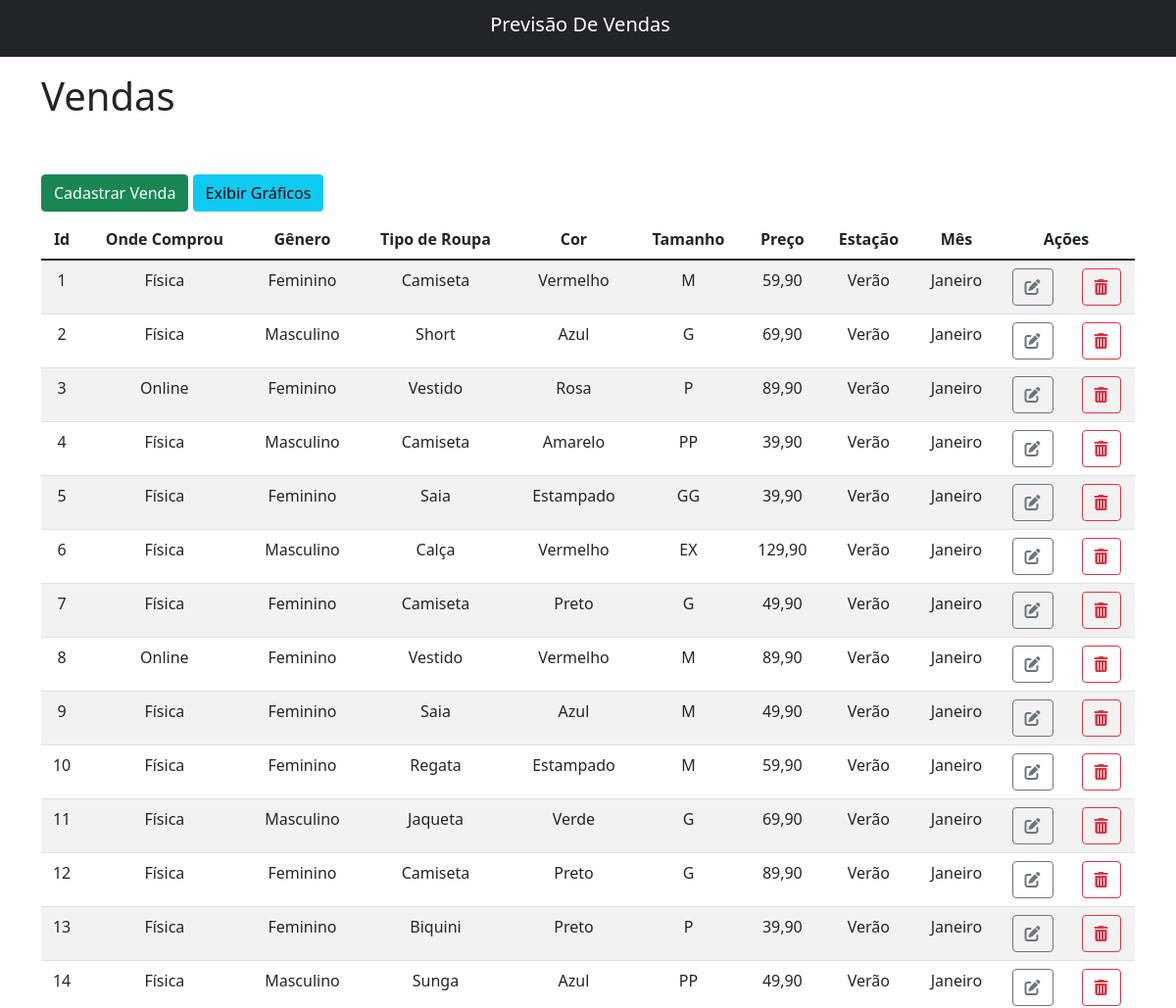
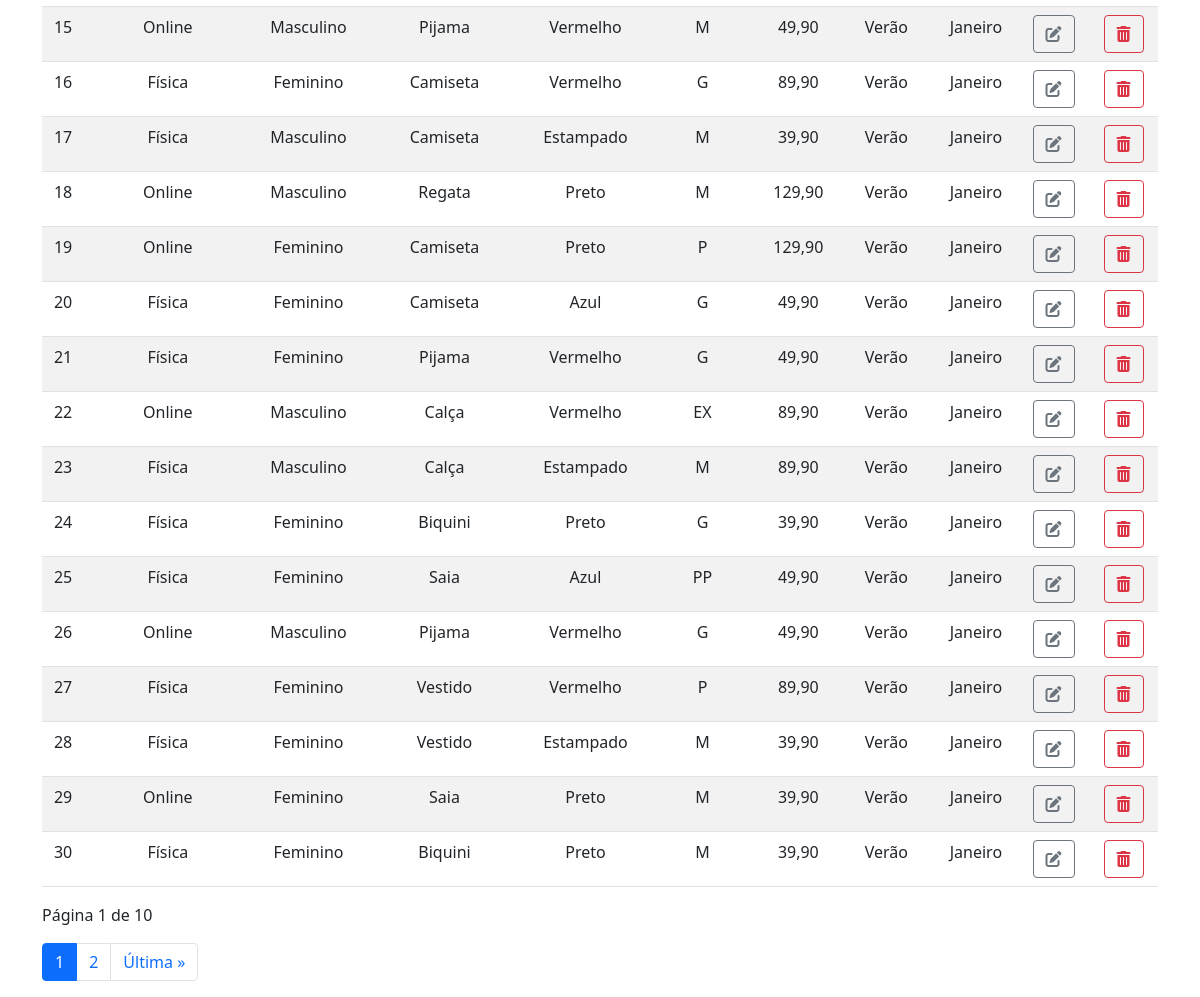
The page / on the database its author committed (2 pictures, top to bottom).
### vendas/models.py (models this page shows)
class Venda(models.Model):
    onde_comprou = models.CharField(verbose_name='Onde Comprou', max_length=20)
    genero = models.CharField(verbose_name='Gênero', max_length=20)
    tipo_roupa = models.CharField(verbose_name='Tipo de Roupa', max_length=40)
    cor = models.CharField(verbose_name='Cor', max_length=40)
    tamanho = models.CharField(verbose_name='Tamanho', max_length=10)
    preco = models.FloatField(verbose_name='Preço')
    estacao = models.CharField(verbose_name='Estação', max_length=10)
    mes = models.CharField(verbose_name='Mês', max_length=15)

### vendas/views.py (the view)
# urls.py: path('', views.index, name='vendas_index'),
def index(request):
    vendas = Venda.objects.values()
    paginator = Paginator(vendas, 30)
    page_number = request.GET.get('page')
    page_obj = paginator.get_page(page_number)
    return render(
        request,
        'vendas/index.html',
        {'vendas': page_obj}
    )

### vendas/templates/vendas/index.html (shortened to what this page needs)
{% extends 'base.html' %}
{% load static %}
{% block 'content' %}
    <div class="container">
        <h1>Vendas</h1>
        <a href="{% url 'vendas:vendas_create' %}" class="btn btn-success mt-5 mb-2">Cadastrar Venda</a>
        <a href="{% url 'vendas:vendas_charts' %}" class="btn btn-info mt-5 mb-2">Exibir Gráficos</a>
        <table class="table table-striped table-hover text-center">
            <thead>
                <tr>
                    <th>Id</th>
                    <th>Onde Comprou</th>
                    <th>Gênero</th>
                    <th>Tipo de Roupa</th>
                    <th>Cor</th>
                    <th>Tamanho</th>
                    <th>Preço</th>
                    <th>Estação</th>
                    <th>Mês</th>
                    <th colspan="2">Ações</th>
                </tr>
            </thead>
            <tbody>
                {% for venda in vendas %}
                    <tr>
                        <td>{{ venda.id }}</td>
                        <td>{{ venda.onde_comprou }}</td>
                        <td>{{ venda.genero }}</td>
                        <td>{{ venda.tipo_roupa }}</td>
                        <td>{{ venda.cor }}</td>
                        <td>{{ venda.tamanho }}</td>
                        <td>{{ venda.preco|floatformat:2 }}</td>
                        <td>{{ venda.estacao }}</td>
                        <td>{{ venda.mes }}</td>
                        <td><a class='btn btn-outline-secondary' href='{% url "vendas:vendas_edit" venda.id %}'><i class='fa-solid fa-pen-to-square'></i></a></td>
                        <td><a class='btn btn-outline-danger' href='{% url "vendas:vendas_delete" venda.id %}'><i class='fa-solid fa-trash-can'></i></a></td>
                    </tr>
                {% empty %}
                    <tr>
                        <td colspan="9">Sem Registros</td>
                    </tr>
                {% endfor %}
            </tbody>
        </table>
        <nav aria-label="Page navigation example">
            <p>Página {{ vendas.number }} de {{ vendas.paginator.num_pages }}</p>
            <ul class="pagination">
                <li class="page-item active"><a class="page-link" href="#">{{ vendas.number }}</a></li>
                {% if vendas.has_next %}
                    <li class="page-item"><a class="page-link" href="?page={{ vendas.next_page_number }}">{{ vendas.next_page_number }}</a></li>
                    <li class="page-item"><a class="page-link" href="?page={{ vendas.paginator.num_pages }}">Última &raquo;</a></li>
                {% endif %}
            </ul>
        </nav>
    </div>
{% endblock 'content' %}

### vendas/templates/base.html (shortened to what this page needs)
{% load static %}
<!DOCTYPE html>
<html lang="pt-br">
    <head>
        {% include 'partials/_head.html' %}
    </head>
    <body>
        {% include 'partials/_nav_bar.html' %}
        {% block 'content' %}{% endblock 'content' %}
    </body>
</html>

### vendas/templates/partials/_head.html (shortened to what this page needs)
{% load static %}
<link rel="stylesheet" href="{% static 'css/bootstrap.min.css' %}">
<link rel="stylesheet" href="{% static 'css/font-awesome-all.css' %}">
<link rel="stylesheet" href="{% static 'css/style.css' %}">

### vendas/templates/partials/_nav_bar.html
<nav class="navbar navbar-dark bg-dark mb-3">
    <div class="container-fluid justify-content-center">
        <a class="navbar-brand mb-03 h1" href="{% url 'vendas:vendas_index' %}">Previsão De Vendas</a>
    </div>
</nav>

### rows shown on the page
Venda: id "1", onde_comprou "Física", genero "Feminino", tipo_roupa "Camiseta", cor "Vermelho", tamanho "M", preco "59,90", estacao "Verão", mes "Janeiro"
Venda: id "2", onde_comprou "Física", genero "Masculino", tipo_roupa "Short", cor "Azul", tamanho "G", preco "69,90", estacao "Verão", mes "Janeiro"
Venda: id "3", onde_comprou "Online", genero "Feminino", tipo_roupa "Vestido", cor "Rosa", tamanho "P", preco "89,90", estacao "Verão", mes "Janeiro"
Venda: id "4", onde_comprou "Física", genero "Masculino", tipo_roupa "Camiseta", cor "Amarelo", tamanho "PP", preco "39,90", estacao "Verão", mes "Janeiro"
Venda: id "5", onde_comprou "Física", genero "Feminino", tipo_roupa "Saia", cor "Estampado", tamanho "GG", preco "39,90", estacao "Verão", mes "Janeiro"
Venda: id "6", onde_comprou "Física", genero "Masculino", tipo_roupa "Calça", cor "Vermelho", tamanho "EX", preco "129,90", estacao "Verão", mes "Janeiro"
Venda: id "7", onde_comprou "Física", genero "Feminino", tipo_roupa "Camiseta", cor "Preto", tamanho "G", preco "49,90", estacao "Verão", mes "Janeiro"
Venda: id "8", onde_comprou "Online", genero "Feminino", tipo_roupa "Vestido", cor "Vermelho", tamanho "M", preco "89,90", estacao "Verão", mes "Janeiro"
Venda: id "9", onde_comprou "Física", genero "Feminino", tipo_roupa "Saia", cor "Azul", tamanho "M", preco "49,90", estacao "Verão", mes "Janeiro"
Venda: id "10", onde_comprou "Física", genero "Feminino", tipo_roupa "Regata", cor "Estampado", tamanho "M", preco "59,90", estacao "Verão", mes "Janeiro"
Venda: id "11", onde_comprou "Física", genero "Masculino", tipo_roupa "Jaqueta", cor "Verde", tamanho "G", preco "69,90", estacao "Verão", mes "Janeiro"
Venda: id "12", onde_comprou "Física", genero "Feminino", tipo_roupa "Camiseta", cor "Preto", tamanho "G", preco "89,90", estacao "Verão", mes "Janeiro"
Venda: id "13", onde_comprou "Física", genero "Feminino", tipo_roupa "Biquini", cor "Preto", tamanho "P", preco "39,90", estacao "Verão", mes "Janeiro"
Venda: id "14", onde_comprou "Física", genero "Masculino", tipo_roupa "Sunga", cor "Azul", tamanho "PP", preco "49,90", estacao "Verão", mes "Janeiro"
Venda: id "15", onde_comprou "Online", genero "Masculino", tipo_roupa "Pijama", cor "Vermelho", tamanho "M", preco "49,90", estacao "Verão", mes "Janeiro"
Venda: id "16", onde_comprou "Física", genero "Feminino", tipo_roupa "Camiseta", cor "Vermelho", tamanho "G", preco "89,90", estacao "Verão", mes "Janeiro"
Venda: id "17", onde_comprou "Física", genero "Masculino", tipo_roupa "Camiseta", cor "Estampado", tamanho "M", preco "39,90", estacao "Verão", mes "Janeiro"
Venda: id "18", onde_comprou "Online", genero "Masculino", tipo_roupa "Regata", cor "Preto", tamanho "M", preco "129,90", estacao "Verão", mes "Janeiro"
Venda: id "19", onde_comprou "Online", genero "Feminino", tipo_roupa "Camiseta", cor "Preto", tamanho "P", preco "129,90", estacao "Verão", mes "Janeiro"
Venda: id "20", onde_comprou "Física", genero "Feminino", tipo_roupa "Camiseta", cor "Azul", tamanho "G", preco "49,90", estacao "Verão", mes "Janeiro"
Venda: id "21", onde_comprou "Física", genero "Feminino", tipo_roupa "Pijama", cor "Vermelho", tamanho "G", preco "49,90", estacao "Verão", mes "Janeiro"
Venda: id "22", onde_comprou "Online", genero "Masculino", tipo_roupa "Calça", cor "Vermelho", tamanho "EX", preco "89,90", estacao "Verão", mes "Janeiro"
Venda: id "23", onde_comprou "Física", genero "Masculino", tipo_roupa "Calça", cor "Estampado", tamanho "M", preco "89,90", estacao "Verão", mes "Janeiro"
Venda: id "24", onde_comprou "Física", genero "Feminino", tipo_roupa "Biquini", cor "Preto", tamanho "G", preco "39,90", estacao "Verão", mes "Janeiro"
Venda: id "25", onde_comprou "Física", genero "Feminino", tipo_roupa "Saia", cor "Azul", tamanho "PP", preco "49,90", estacao "Verão", mes "Janeiro"
Venda: id "26", onde_comprou "Online", genero "Masculino", tipo_roupa "Pijama", cor "Vermelho", tamanho "G", preco "49,90", estacao "Verão", mes "Janeiro"
Venda: id "27", onde_comprou "Física", genero "Feminino", tipo_roupa "Vestido", cor "Vermelho", tamanho "P", preco "89,90", estacao "Verão", mes "Janeiro"
Venda: id "28", onde_comprou "Física", genero "Feminino", tipo_roupa "Vestido", cor "Estampado", tamanho "M", preco "39,90", estacao "Verão", mes "Janeiro"
Venda: id "29", onde_comprou "Online", genero "Feminino", tipo_roupa "Saia", cor "Preto", tamanho "M", preco "39,90", estacao "Verão", mes "Janeiro"
Venda: id "30", onde_comprou "Física", genero "Feminino", tipo_roupa "Biquini", cor "Preto", tamanho "M", preco "39,90", estacao "Verão", mes "Janeiro"

### other values the page prints
{{ vendas.number }} "1"
{{ vendas.paginator.num_pages }} "10"
{{ vendas.next_page_number }} "2"
